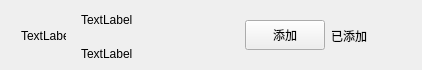
<?xml version="1.0" encoding="UTF-8"?>
<ui version="4.0">
 <class>ApplyFriendItem</class>
 <widget class="QWidget" name="ApplyFriendItem">
  <property name="geometry">
   <rect>
    <x>0</x>
    <y>0</y>
    <width>422</width>
    <height>70</height>
   </rect>
  </property>
  <property name="minimumSize">
   <size>
    <width>0</width>
    <height>70</height>
   </size>
  </property>
  <property name="maximumSize">
   <size>
    <width>16777215</width>
    <height>70</height>
   </size>
  </property>
  <property name="windowTitle">
   <string>Form</string>
  </property>
  <layout class="QHBoxLayout" name="horizontalLayout">
   <property name="topMargin">
    <number>3</number>
   </property>
   <property name="bottomMargin">
    <number>2</number>
   </property>
   <item>
    <spacer name="horizontalSpacer">
     <property name="orientation">
      <enum>Qt::Orientation::Horizontal</enum>
     </property>
     <property name="sizeType">
      <enum>QSizePolicy::Policy::Fixed</enum>
     </property>
     <property name="sizeHint" stdset="0">
      <size>
       <width>10</width>
       <height>20</height>
      </size>
     </property>
    </spacer>
   </item>
   <item>
    <widget class="QLabel" name="icon_lb">
     <property name="minimumSize">
      <size>
       <width>45</width>
       <height>45</height>
      </size>
     </property>
     <property name="maximumSize">
      <size>
       <width>45</width>
       <height>45</height>
      </size>
     </property>
     <property name="text">
      <string>TextLabel</string>
     </property>
    </widget>
   </item>
   <item>
    <widget class="QWidget" name="widget" native="true">
     <property name="minimumSize">
      <size>
       <width>0</width>
       <height>0</height>
      </size>
     </property>
     <property name="maximumSize">
      <size>
       <width>16777215</width>
       <height>16777215</height>
      </size>
     </property>
     <layout class="QVBoxLayout" name="verticalLayout">
      <property name="topMargin">
       <number>2</number>
      </property>
      <property name="bottomMargin">
       <number>2</number>
      </property>
      <item>
       <widget class="QLabel" name="user_name_lb">
        <property name="minimumSize">
         <size>
          <width>100</width>
          <height>30</height>
         </size>
        </property>
        <property name="maximumSize">
         <size>
          <width>200</width>
          <height>30</height>
         </size>
        </property>
        <property name="text">
         <string>TextLabel</string>
        </property>
       </widget>
      </item>
      <item>
       <widget class="QLabel" name="user_chat_lb">
        <property name="minimumSize">
         <size>
          <width>100</width>
          <height>30</height>
         </size>
        </property>
        <property name="maximumSize">
         <size>
          <width>200</width>
          <height>30</height>
         </size>
        </property>
        <property name="text">
         <string>TextLabel</string>
        </property>
       </widget>
      </item>
     </layout>
    </widget>
   </item>
   <item>
    <spacer name="horizontalSpacer_3">
     <property name="orientation">
      <enum>Qt::Orientation::Horizontal</enum>
     </property>
     <property name="sizeHint" stdset="0">
      <size>
       <width>40</width>
       <height>20</height>
      </size>
     </property>
    </spacer>
   </item>
   <item>
    <widget class="ClickedBtn" name="addBtn">
     <property name="minimumSize">
      <size>
       <width>80</width>
       <height>30</height>
      </size>
     </property>
     <property name="maximumSize">
      <size>
       <width>80</width>
       <height>30</height>
      </size>
     </property>
     <property name="text">
      <string>添加</string>
     </property>
    </widget>
   </item>
   <item>
    <widget class="QLabel" name="already_add_lb">
     <property name="minimumSize">
      <size>
       <width>40</width>
       <height>0</height>
      </size>
     </property>
     <property name="maximumSize">
      <size>
       <width>16777215</width>
       <height>16777215</height>
      </size>
     </property>
     <property name="text">
      <string>已添加</string>
     </property>
    </widget>
   </item>
   <item>
    <spacer name="horizontalSpacer_2">
     <property name="orientation">
      <enum>Qt::Orientation::Horizontal</enum>
     </property>
     <property name="sizeType">
      <enum>QSizePolicy::Policy::Fixed</enum>
     </property>
     <property name="sizeHint" stdset="0">
      <size>
       <width>40</width>
       <height>20</height>
      </size>
     </property>
    </spacer>
   </item>
  </layout>
 </widget>
 <customwidgets>
  <customwidget>
   <class>ClickedBtn</class>
   <extends>QPushButton</extends>
   <header location="global">clickedbtn.h</header>
  </customwidget>
 </customwidgets>
 <resources/>
 <connections/>
</ui>
